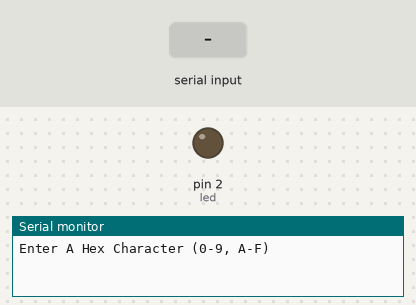
This sketch was run on a simulated Arduino Uno, built with avr-gcc and run on an emulated ATmega328P. Parts: output pins drawn as LEDs (lit = HIGH), the last lines printed to the serial monitor. Inputs (shaded band) come from the test bench.

Above: at 1.2 s.
1.3 s: "1" received over Serial
At 2.6 s:
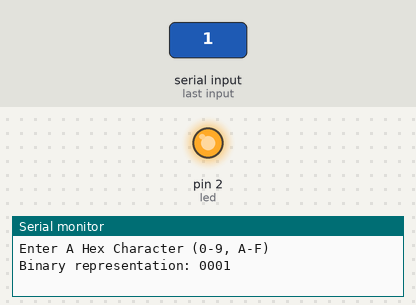
Timing chart, 0 to 12.8 s (numbered marks = the images above; inputs shaded):
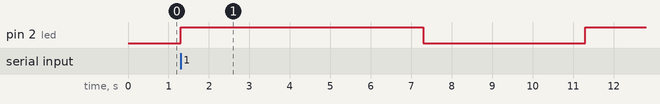

Measured:
- after the input at 1.3 s, pin 2 (led): LOW → HIGH at once, → LOW 6.0 s later, → HIGH 4.0 s later

The sketch:

Hex_to_bin.ino
```cpp
int led=2;
String bin="";

void setup(){
  Serial.begin(9600);
  Serial.println("Enter A Hex Character (0-9, A-F)");
  pinMode(led,OUTPUT);
}

void loop(){
  if(Serial.available()>0){
    char hexChar=Serial.read();
    int hexValue=0;
    if(hexChar>='0'&&hexChar<='9'){
      hexValue=hexChar-'0';
    } else if(hexChar>='A'&&hexChar<='F'){
      hexValue=hexChar-'A'+10;
    }
    bin="";
    while(hexValue!=0){
      int d=hexValue%2;
      bin=String(d)+bin;
      hexValue = hexValue / 2;
    }
    while(bin.length()<4){
      bin="0"+bin;
    }
    Serial.print("Binary representation: ");
    Serial.println(bin);
    for(int i=0;i<bin.length();i++){
      if(bin.charAt(i)=='1'){
        digitalWrite(led,LOW);
      } else {
        digitalWrite(led,HIGH);
      }
      delay(2000);
    }
    delay(2000);
    digitalWrite(led,HIGH);
  }
}
```
